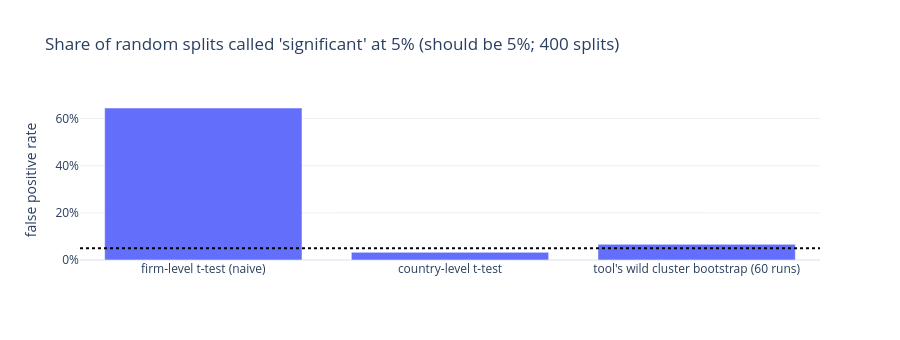

Write notebook code for a chart like this one.
### Markdown cell above
## 3 · Why the tool clusters by country: a placebo experiment
Assign the 34 countries to two groups **at random** (17 vs 17) many times. There is no real difference by construction, so a valid test should call 5% of them "significant". We compare the naive firm-level t-test with the tool's two country-aware p-values.

### Code cell
rng = np.random.default_rng(42)
d = fy.dropna(subset=["roa_pp"]); iso = np.array(sorted(d.iso3.unique()))
cmeans = compare._country_means(d, "roa_pp", CONTROLS)
N = 400
naive, perm = [], []
for _ in range(N):
    b = set(rng.choice(iso, 17, replace=False)); a = set(iso) - b
    isb = d.iso3.isin(b).values
    naive.append(stats.ttest_ind(d.roa_pp[isb], d.roa_pp[~isb], equal_var=False).pvalue)
    ma, mb = cmeans[cmeans.index.isin(a)], cmeans[cmeans.index.isin(b)]
    perm.append(stats.ttest_ind(mb, ma, equal_var=False).pvalue)       # country-level Welch t, fast stand-in for the permutation p
# a small number of full tool runs (wild bootstrap) as a check
wild = [compare.compare_groups(d, list(set(iso) - set(bb)), list(bb), B=299, perm=False)["p_wild"] for bb in (set(rng.choice(iso, 17, replace=False)) for _ in range(60))]
res = pd.Series({"firm-level t-test (naive)": np.mean(np.array(naive) < 0.05), "country-level t-test": np.mean(np.array(perm) < 0.05), "tool's wild cluster bootstrap (60 runs)": np.mean(np.array(wild) < 0.05)})
fig = px.bar(res.reset_index(), x="index", y=0, title=f"Share of random splits called 'significant' at 5% (should be 5%; {N} splits)", labels={"index": "", "0": "false positive rate"})
fig.add_hline(y=0.05, line_dash="dot", line_color="black"); fig.update_layout(height=340, yaxis_tickformat=".0%"); fig.show()
print((res * 100).round(1).astype(str).add("%").to_string())

### Figure 1 — Plotly figure (JSON) as saved in the notebook; plotly's stock layout.template omitted (floating-point values rounded to 4 significant figures)
{"data": [{"hovertemplate": "=%{x}<br>false positive rate=%{y}<extra></extra>", "legendgroup": "", "marker": {"color": "#636efa", "pattern": {"shape": ""}}, "name": "", "orientation": "v", "showlegend": false, "textposition": "auto", "type": "bar", "x": ["firm-level t-test (naive)", "country-level t-test", "tool's wild cluster bootstrap (60 runs)"], "xaxis": "x", "y": [0.645, 0.0325, 0.06667], "yaxis": "y"}], "layout": {"barmode": "relative", "height": 340, "legend": {"tracegroupgap": 0}, "shapes": [{"line": {"color": "black", "dash": "dot"}, "type": "line", "x0": 0, "x1": 1, "xref": "x domain", "y0": 0.05, "y1": 0.05, "yref": "y"}], "title": {"text": "Share of random splits called 'significant' at 5% (should be 5%; 400 splits)"}, "xaxis": {"anchor": "y", "domain": [0, 1], "title": {"text": ""}}, "yaxis": {"anchor": "x", "domain": [0, 1], "tickformat": ".0%", "title": {"text": "false positive rate"}}}}
